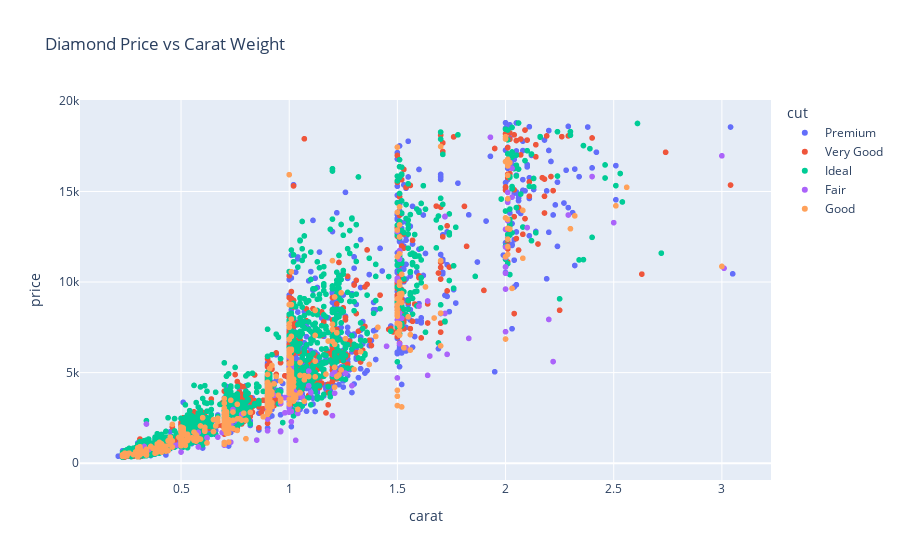

Notebook code cell kept with this figure:
### Code cell
# scatter plot
fig = px.scatter(df, x='carat', y='price', color='cut',
                 title='Diamond Price vs Carat Weight',
                 )
fig.show()

### Figure 1 — Plotly figure (JSON) as saved in the notebook; plotly's stock layout.template omitted (floating-point values rounded to 4 significant figures; data arrays with more than 128 entries replaced by an {"elided": "..."} marker saying what was removed)
{"data": [{"hovertemplate": "cut=Premium<br>carat=%{x}<br>price=%{y}<extra></extra>", "legendgroup": "Premium", "marker": {"color": "#636efa", "symbol": "circle"}, "mode": "markers", "name": "Premium", "showlegend": true, "type": "scattergl", "x": {"elided": "1447 float values"}, "xaxis": "x", "y": {"elided": "1447 int values"}, "yaxis": "y"}, {"hovertemplate": "cut=Very Good<br>carat=%{x}<br>price=%{y}<extra></extra>", "legendgroup": "Very Good", "marker": {"color": "#EF553B", "symbol": "circle"}, "mode": "markers", "name": "Very Good", "showlegend": true, "type": "scattergl", "x": {"elided": "1195 float values"}, "xaxis": "x", "y": {"elided": "1195 int values"}, "yaxis": "y"}, {"hovertemplate": "cut=Ideal<br>carat=%{x}<br>price=%{y}<extra></extra>", "legendgroup": "Ideal", "marker": {"color": "#00cc96", "symbol": "circle"}, "mode": "markers", "name": "Ideal", "showlegend": true, "type": "scattergl", "x": {"elided": "2127 float values"}, "xaxis": "x", "y": {"elided": "2127 int values"}, "yaxis": "y"}, {"hovertemplate": "cut=Fair<br>carat=%{x}<br>price=%{y}<extra></extra>", "legendgroup": "Fair", "marker": {"color": "#ab63fa", "symbol": "circle"}, "mode": "markers", "name": "Fair", "showlegend": true, "type": "scattergl", "x": {"elided": "168 float values"}, "xaxis": "x", "y": {"elided": "168 int values"}, "yaxis": "y"}, {"hovertemplate": "cut=Good<br>carat=%{x}<br>price=%{y}<extra></extra>", "legendgroup": "Good", "marker": {"color": "#FFA15A", "symbol": "circle"}, "mode": "markers", "name": "Good", "showlegend": true, "type": "scattergl", "x": {"elided": "457 float values"}, "xaxis": "x", "y": {"elided": "457 int values"}, "yaxis": "y"}], "layout": {"legend": {"title": {"text": "cut"}, "tracegroupgap": 0}, "title": {"text": "Diamond Price vs Carat Weight"}, "xaxis": {"anchor": "y", "domain": [0, 1], "title": {"text": "carat"}}, "yaxis": {"anchor": "x", "domain": [0, 1], "title": {"text": "price"}}}}
